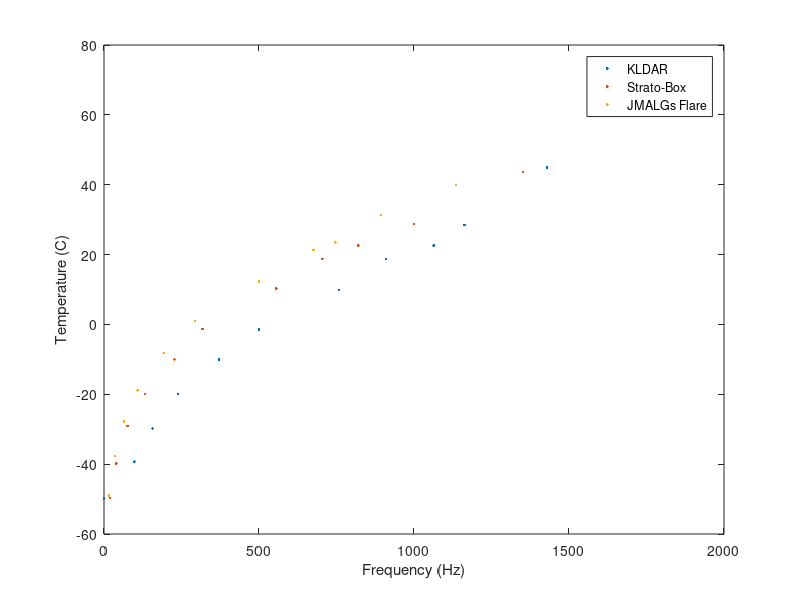

Reproduce this figure in MATLAB. (Note: this script raises an error after producing the figure.)
% crickplot.m
%
% Plot cricketsat data and determine fitting
%
% Fit function of form:
%
%   T(f) = a + b Log[f] + c (Log[f])^2 + d (Log[f])^3
%
% crickdata.mat has all cricketsat calibration data
%
% |temp set (C) | temp read (C)|  channel| current (mA)| f_osc (Hz)|
%
% channel:  1   last year's test cricketsat
%           2   KLDAR (AB)
%           3   Strato-Box (AA)
%           4   JMALG's Flare (AA)

load crickdata.mat;

crick1 = find(crickdata(:,3) == 1);
crick1data = crickdata(crick1,:);

crick2 = find(crickdata(:,3) == 2);
crick2data = crickdata(crick2,:);

crick3 = find(crickdata(:,3) == 3);
crick3data = crickdata(crick3,:);

crick4 = find(crickdata(:,3) == 4);
crick4data = crickdata(crick4,:);

plot(crick2data(:,5),crick2data(:,2),'.', crick3data(:,5),crick3data(:,2),'.', ...
    crick4data(:,5),crick4data(:,2),'.');
xlabel('Frequency (Hz)');
ylabel('Temperature (C)');
legend('KLDAR', 'Strato-Box', 'JMALGs Flare');

% fit
%
% T (degrees C) = 3833/(Log(1/f - 1/2476) + 20.07) - 273.2

flightdata = load('crick_09May2017AA.txt');

time = flightdata(:,1);
freq = flightdata(:,2);

temp = 3833./(log(1./freq - 1/2476) + 20.07) - 273.2;

%%

figure(2);
plot(time, freq);
xlabel('Time (s)');
ylabel('Frequency (Hz)');
title('Frequency vs Time');

figure(3);
plot(time, temp);
xlabel('Time (s)');
ylabel('Temperature (degrees C)');
title('Temperature vs Time');

%%

% remove outliers

% remove data below lowest physical temperature (~1 C)

outliers = find(temp < 1.00);

temp_clean = temp;
temp_clean(outliers) = [];
time_clean = time;
time_clean(outliers) = [];

figure(4);
plot(time_clean, temp_clean);
xlabel('Time (s)');
ylabel('Temperature (degrees C)');
title('Temperature vs Time (temp < 1 C removed)');

%%

time_cleaner = time_clean;
temp_cleaner = temp_clean;

outI = [];
for i = 2:length(temp_clean)-1

    if(abs(temp_clean(i) - temp_clean(i-1)) > 1 || abs(temp_clean(i) - temp_clean(i+1)) > 1)
        outI = [outI; i];
    end
    
end

time_cleaner(outI) = [];
temp_cleaner(outI) = [];

figure(5);
plot(time_cleaner, temp_cleaner);
xlabel('Time (s)');
ylabel('Temperature (degrees C)');
title('Temperature vs Time (Dtemp > 1 C removed)');

%%

% cleanest method: iterate for loop until all outliers are gone

time_cleanest = time;
temp_cleanest = temp;

for j = 1:10
    
    outJ = [];
    
    for i = 2:length(temp_cleanest)-1
        
        if(abs(temp_cleanest(i) - temp_cleanest(i-1)) > 1 || abs(temp_cleanest(i) - temp_cleanest(i+1)) > 1)
            outJ = [outJ; i];
        end
        
    end
    
    time_cleanest(outJ) = [];
    temp_cleanest(outJ) = [];
    
end

figure(6);

plot(time_cleanest, temp_cleanest);
xlabel('Time (s)');
ylabel('Temperature (degrees C)');
title(sprintf('Temperature vs Time (Dtemp > 5 C removed, iter = %d)',j));

%%

out_cleanest = find(temp_cleanest < 1.00);

temp_cleanest(out_cleanest) = [];
time_cleanest(out_cleanest) = [];

figure(7);
plot(time_cleanest, temp_cleanest);
xlabel('Time (s)');
ylabel('Temperature (degrees C)');
title(sprintf('Temperature vs Time (Dtemp > 5 C removed, iter = %d, temp < 1 C removed)',j));
